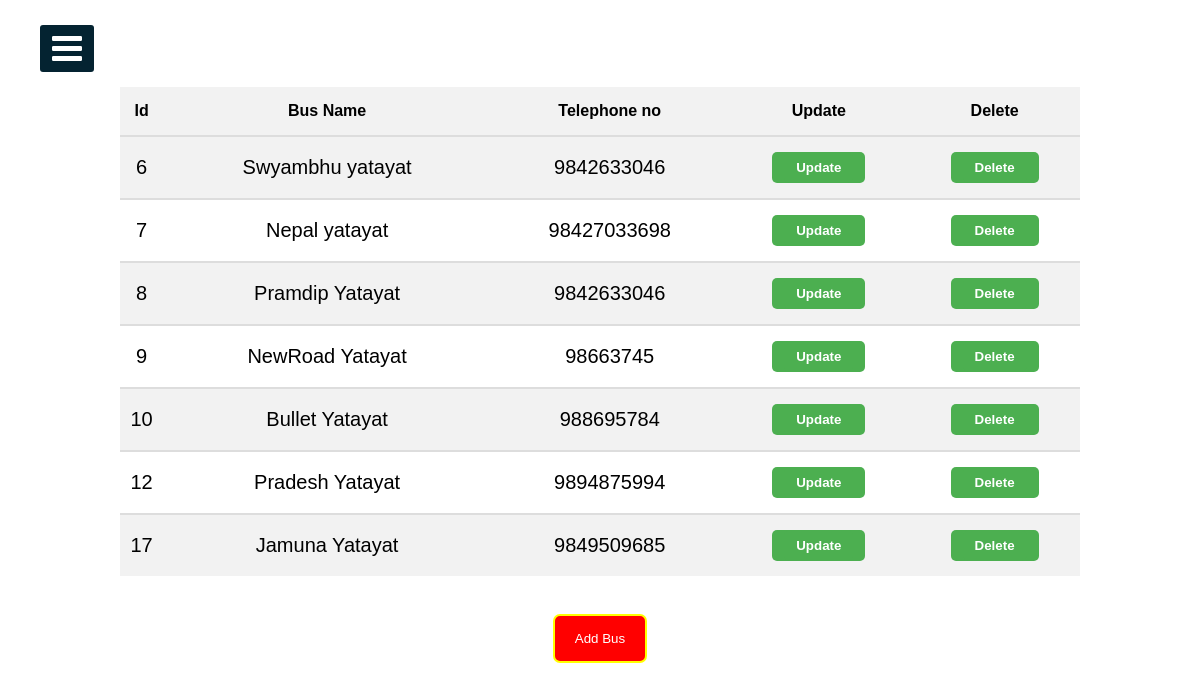
Screenshot of /EasyRide_Final/StationManageBuses.php with the database file from the repository.
### tables this page shows
CREATE TABLE `bus` (
  `id` int(11) NOT NULL,
  `Bus_Name` varchar(255) NOT NULL,
  `Tel` varchar(20) NOT NULL
);

### EasyRide_Final/StationManageBuses.php (the view, shortened to what this page needs)
<?php
  include("connection.php");
?>
<!DOCTYPE html>
<html>
<head>
  <link rel="stylesheet" href="https://cdnjs.cloudflare.com/ajax/libs/font-awesome/4.7.0/css/font-awesome.min.css">
  <link rel="stylesheet" href="sidebar.css">
  <link rel="stylesheet" href="managebuses.css">
</head>
<body>
  <label for="check">
    <i class="fa fa-bars" id="btn"></i>
  </label>
  <div class="sidebar2">
    <h1 class="adminTopic">Manage Buses</h1>
    <?php
      $sqlget = "SELECT * FROM bus";
      $sqldata = mysqli_query($conn, $sqlget) or die('error getting');
    ?>
    <table>
      <tr>
        <th>Id</th>
        <th>Bus Name</th>
        <th>Telephone no</th>
        <th>Update</th>
        <th>Delete</th>
      </tr>
      <?php while ($row = mysqli_fetch_array($sqldata, MYSQLI_ASSOC)): ?>
        <tr>
          <td><?php echo $row['id']; ?></td>
          <td><?php echo $row['Bus_Name']; ?></td>
          <td><?php echo $row['Tel']; ?></td>
          <td>
            <button><a href="StationUpdateBus.php?id=<?php echo $row['id']; ?>">Update</a></button>
          </td>
          <td>
            <button><a href="DeleteStationManageBuses.php?id=<?php echo $row['id']; ?>">Delete</a></button>
          </td>
        </tr>
      <?php endwhile; ?>
    </table>
    <br>
    <a href="StationAddBus.php"><button class="btnPolicy">Add Bus</button></a>
  </div>
</body>
</html>

### EasyRide_Final/sidebar.css (style rules this page uses)
* { margin: 0; padding: 0; list-style: none; text-decoration: none; }
label #btn, label #cancle { position: absolute; cursor: pointer; background: #042331; color: #fff; border-radius: 3px; }
label #btn { left: 40px; top: 25px; font-size: 35px; color: #fff; padding: 6px 12px; transition: all 0.5s; }

### EasyRide_Final/managebuses.css (style rules this page uses)
body { background-image: url("1.jpg"); background-position: center; background-size: cover; height: 700px; background-repeat: no-repeat; background-attachment: fixed; font-family: Arial, sans-serif; }
.adminTopic { text-align: center; color: #fff; }
table { width: 80%; margin: auto; border-collapse: collapse; text-align: center; margin-top: 50px; background-color: rgba(255, 255, 255, 0.9); border-radius: 10px; }
table th { background-color: #f2f2f2; border-bottom: 2px solid #ddd; padding: 15px 0; font-weight: bold; }
table tr:nth-child(even) { background-color: #f2f2f2; }
table tr td { border-bottom: 2px solid #ddd; padding: 15px 0; font-size: 20px; }
table tr:last-child td { border-bottom: none; }
table tr td a { color: white; border-radius: 5px; padding: 8px 12px; text-decoration: none; font-weight: bold; background-color: #4CAF50; transition: background-color 0.3s; }
.btnPolicy { padding: 15px 20px; border: 2px solid yellow; border-radius: 7px; background-color: red; color: white; margin: 20px auto; display: block; transition: background-color 0.3s; }
table tr td button { padding: 8px 12px; border: none; border-radius: 5px; background-color: #4CAF50; color: white; cursor: pointer; transition: background-color 0.3s; }

### rows the page displays
bus: id "6", Bus_Name "Swyambhu yatayat", Tel "9842633046"
bus: id "7", Bus_Name "Nepal yatayat", Tel "98427033698"
bus: id "8", Bus_Name "Pramdip Yatayat", Tel "9842633046"
bus: id "9", Bus_Name "NewRoad Yatayat", Tel "98663745"
bus: id "10", Bus_Name "Bullet Yatayat", Tel "988695784"
bus: id "12", Bus_Name "Pradesh Yatayat", Tel "9894875994"
bus: id "17", Bus_Name "Jamuna Yatayat", Tel "9849509685"
